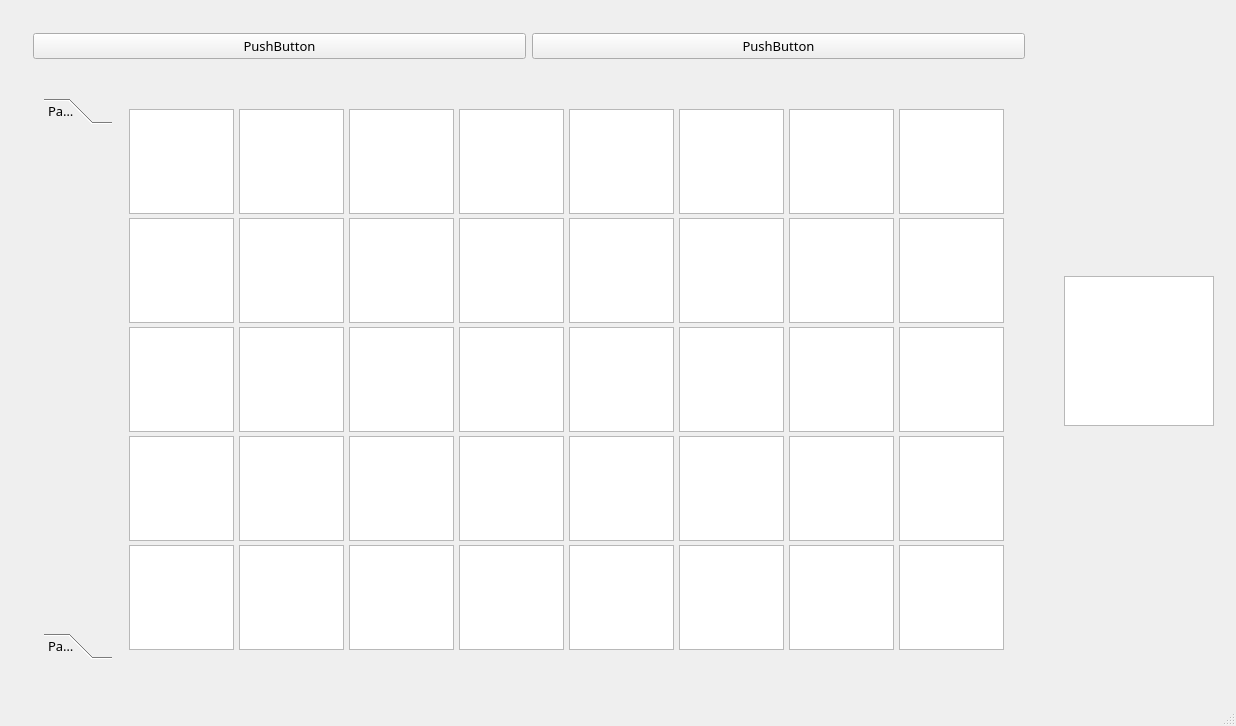
<?xml version="1.0" encoding="UTF-8"?>
<ui version="4.0">
 <class>MainWindow</class>
 <widget class="QMainWindow" name="MainWindow">
  <property name="geometry">
   <rect>
    <x>0</x>
    <y>0</y>
    <width>1220</width>
    <height>706</height>
   </rect>
  </property>
  <property name="font">
   <font>
    <family>宋体</family>
    <pointsize>10</pointsize>
   </font>
  </property>
  <property name="windowTitle">
   <string>TCP Server</string>
  </property>
  <widget class="QWidget" name="centralWidget">
   <layout class="QHBoxLayout" name="horizontalLayout">
    <item>
     <widget class="QWidget" name="widget" native="true">
      <layout class="QVBoxLayout" name="verticalLayout_2">
       <item>
        <widget class="QWidget" name="widget_2" native="true">
         <layout class="QHBoxLayout" name="horizontalLayout_3">
          <item>
           <widget class="QPushButton" name="pushButton">
            <property name="text">
             <string>PushButton</string>
            </property>
           </widget>
          </item>
          <item>
           <widget class="QPushButton" name="pushButton_2">
            <property name="text">
             <string>PushButton</string>
            </property>
           </widget>
          </item>
         </layout>
        </widget>
       </item>
       <item>
        <widget class="QStackedWidget" name="stackedWidget">
         <widget class="QWidget" name="page_7">
          <layout class="QHBoxLayout" name="horizontalLayout_6">
           <item>
            <widget class="QWidget" name="widget_4" native="true">
             <property name="minimumSize">
              <size>
               <width>992</width>
               <height>583</height>
              </size>
             </property>
             <layout class="QHBoxLayout" name="horizontalLayout_5">
              <item>
               <widget class="Scene_Tool_Box" name="m_scenes_book_2">
                <property name="currentIndex">
                 <number>0</number>
                </property>
                <widget class="QWidget" name="page_9">
                 <property name="geometry">
                  <rect>
                   <x>0</x>
                   <y>0</y>
                   <width>68</width>
                   <height>513</height>
                  </rect>
                 </property>
                 <attribute name="label">
                  <string>Page 1</string>
                 </attribute>
                </widget>
                <widget class="QWidget" name="page_10">
                 <property name="geometry">
                  <rect>
                   <x>0</x>
                   <y>0</y>
                   <width>68</width>
                   <height>513</height>
                  </rect>
                 </property>
                 <attribute name="label">
                  <string>Page 2</string>
                 </attribute>
                </widget>
               </widget>
              </item>
              <item>
               <widget class="Scene_Stack" name="m_scenes_stack_2">
                <property name="minimumSize">
                 <size>
                  <width>700</width>
                  <height>521</height>
                 </size>
                </property>
                <property name="currentIndex">
                 <number>1</number>
                </property>
                <widget class="QWidget" name="page_11"/>
                <widget class="QWidget" name="page_12">
                 <layout class="QGridLayout" name="gridLayout_2">
                  <item row="0" column="0">
                   <widget class="QGraphicsView" name="graphicsView_41">
                    <property name="minimumSize">
                     <size>
                      <width>105</width>
                      <height>105</height>
                     </size>
                    </property>
                    <property name="maximumSize">
                     <size>
                      <width>105</width>
                      <height>105</height>
                     </size>
                    </property>
                   </widget>
                  </item>
                  <item row="0" column="1">
                   <widget class="QGraphicsView" name="graphicsView_42">
                    <property name="minimumSize">
                     <size>
                      <width>105</width>
                      <height>105</height>
                     </size>
                    </property>
                    <property name="maximumSize">
                     <size>
                      <width>105</width>
                      <height>105</height>
                     </size>
                    </property>
                   </widget>
                  </item>
                  <item row="0" column="2">
                   <widget class="QGraphicsView" name="graphicsView_43">
                    <property name="minimumSize">
                     <size>
                      <width>105</width>
                      <height>105</height>
                     </size>
                    </property>
                    <property name="maximumSize">
                     <size>
                      <width>105</width>
                      <height>105</height>
                     </size>
                    </property>
                   </widget>
                  </item>
                  <item row="0" column="3">
                   <widget class="QGraphicsView" name="graphicsView_44">
                    <property name="minimumSize">
                     <size>
                      <width>105</width>
                      <height>105</height>
                     </size>
                    </property>
                    <property name="maximumSize">
                     <size>
                      <width>105</width>
                      <height>105</height>
                     </size>
                    </property>
                   </widget>
                  </item>
                  <item row="0" column="4">
                   <widget class="QGraphicsView" name="graphicsView_45">
                    <property name="minimumSize">
                     <size>
                      <width>105</width>
                      <height>105</height>
                     </size>
                    </property>
                    <property name="maximumSize">
                     <size>
                      <width>105</width>
                      <height>105</height>
                     </size>
                    </property>
                   </widget>
                  </item>
                  <item row="0" column="5">
                   <widget class="QGraphicsView" name="graphicsView_46">
                    <property name="minimumSize">
                     <size>
                      <width>105</width>
                      <height>105</height>
                     </size>
                    </property>
                    <property name="maximumSize">
                     <size>
                      <width>105</width>
                      <height>105</height>
                     </size>
                    </property>
                   </widget>
                  </item>
                  <item row="0" column="6">
                   <widget class="QGraphicsView" name="graphicsView_47">
                    <property name="minimumSize">
                     <size>
                      <width>105</width>
                      <height>105</height>
                     </size>
                    </property>
                    <property name="maximumSize">
                     <size>
                      <width>105</width>
                      <height>105</height>
                     </size>
                    </property>
                   </widget>
                  </item>
                  <item row="0" column="7">
                   <widget class="QGraphicsView" name="graphicsView_48">
                    <property name="minimumSize">
                     <size>
                      <width>105</width>
                      <height>105</height>
                     </size>
                    </property>
                    <property name="maximumSize">
                     <size>
                      <width>105</width>
                      <height>105</height>
                     </size>
                    </property>
                   </widget>
                  </item>
                  <item row="1" column="0">
                   <widget class="QGraphicsView" name="graphicsView_49">
                    <property name="minimumSize">
                     <size>
                      <width>105</width>
                      <height>105</height>
                     </size>
                    </property>
                    <property name="maximumSize">
                     <size>
                      <width>105</width>
                      <height>105</height>
                     </size>
                    </property>
                   </widget>
                  </item>
                  <item row="1" column="1">
                   <widget class="QGraphicsView" name="graphicsView_50">
                    <property name="minimumSize">
                     <size>
                      <width>105</width>
                      <height>105</height>
                     </size>
                    </property>
                    <property name="maximumSize">
                     <size>
                      <width>105</width>
                      <height>105</height>
                     </size>
                    </property>
                   </widget>
                  </item>
                  <item row="1" column="2">
                   <widget class="QGraphicsView" name="graphicsView_51">
                    <property name="minimumSize">
                     <size>
                      <width>105</width>
                      <height>105</height>
                     </size>
                    </property>
                    <property name="maximumSize">
                     <size>
                      <width>105</width>
                      <height>105</height>
                     </size>
                    </property>
                   </widget>
                  </item>
                  <item row="1" column="3">
                   <widget class="QGraphicsView" name="graphicsView_52">
                    <property name="minimumSize">
                     <size>
                      <width>105</width>
                      <height>105</height>
                     </size>
                    </property>
                    <property name="maximumSize">
                     <size>
                      <width>105</width>
                      <height>105</height>
                     </size>
                    </property>
                   </widget>
                  </item>
                  <item row="1" column="4">
                   <widget class="QGraphicsView" name="graphicsView_53">
                    <property name="minimumSize">
                     <size>
                      <width>105</width>
                      <height>105</height>
                     </size>
                    </property>
                    <property name="maximumSize">
                     <size>
                      <width>105</width>
                      <height>105</height>
                     </size>
                    </property>
                   </widget>
                  </item>
                  <item row="1" column="5">
                   <widget class="QGraphicsView" name="graphicsView_54">
                    <property name="minimumSize">
                     <size>
                      <width>105</width>
                      <height>105</height>
                     </size>
                    </property>
                    <property name="maximumSize">
                     <size>
                      <width>105</width>
                      <height>105</height>
                     </size>
                    </property>
                   </widget>
                  </item>
                  <item row="1" column="6">
                   <widget class="QGraphicsView" name="graphicsView_55">
                    <property name="minimumSize">
                     <size>
                      <width>105</width>
                      <height>105</height>
                     </size>
                    </property>
                    <property name="maximumSize">
                     <size>
                      <width>105</width>
                      <height>105</height>
                     </size>
                    </property>
                   </widget>
                  </item>
                  <item row="1" column="7">
                   <widget class="QGraphicsView" name="graphicsView_56">
                    <property name="minimumSize">
                     <size>
                      <width>105</width>
                      <height>105</height>
                     </size>
                    </property>
                    <property name="maximumSize">
                     <size>
                      <width>105</width>
                      <height>105</height>
                     </size>
                    </property>
                   </widget>
                  </item>
                  <item row="2" column="0">
                   <widget class="QGraphicsView" name="graphicsView_57">
                    <property name="minimumSize">
                     <size>
                      <width>105</width>
                      <height>105</height>
                     </size>
                    </property>
                    <property name="maximumSize">
                     <size>
                      <width>105</width>
                      <height>105</height>
                     </size>
                    </property>
                   </widget>
                  </item>
                  <item row="2" column="1">
                   <widget class="QGraphicsView" name="graphicsView_58">
                    <property name="minimumSize">
                     <size>
                      <width>105</width>
                      <height>105</height>
                     </size>
                    </property>
                    <property name="maximumSize">
                     <size>
                      <width>105</width>
                      <height>105</height>
                     </size>
                    </property>
                   </widget>
                  </item>
                  <item row="2" column="2">
                   <widget class="QGraphicsView" name="graphicsView_59">
                    <property name="minimumSize">
                     <size>
                      <width>105</width>
                      <height>105</height>
                     </size>
                    </property>
                    <property name="maximumSize">
                     <size>
                      <width>105</width>
                      <height>105</height>
                     </size>
                    </property>
                   </widget>
                  </item>
                  <item row="2" column="3">
                   <widget class="QGraphicsView" name="graphicsView_60">
                    <property name="minimumSize">
                     <size>
                      <width>105</width>
                      <height>105</height>
                     </size>
                    </property>
                    <property name="maximumSize">
                     <size>
                      <width>105</width>
                      <height>105</height>
                     </size>
                    </property>
                   </widget>
                  </item>
                  <item row="2" column="4">
                   <widget class="QGraphicsView" name="graphicsView_61">
                    <property name="minimumSize">
                     <size>
                      <width>105</width>
                      <height>105</height>
                     </size>
                    </property>
                    <property name="maximumSize">
                     <size>
                      <width>105</width>
                      <height>105</height>
                     </size>
                    </property>
                   </widget>
                  </item>
                  <item row="2" column="5">
                   <widget class="QGraphicsView" name="graphicsView_62">
                    <property name="minimumSize">
                     <size>
                      <width>105</width>
                      <height>105</height>
                     </size>
                    </property>
                    <property name="maximumSize">
                     <size>
                      <width>105</width>
                      <height>105</height>
                     </size>
                    </property>
                   </widget>
                  </item>
                  <item row="2" column="6">
                   <widget class="QGraphicsView" name="graphicsView_63">
                    <property name="minimumSize">
                     <size>
                      <width>105</width>
                      <height>105</height>
                     </size>
                    </property>
                    <property name="maximumSize">
                     <size>
                      <width>105</width>
                      <height>105</height>
                     </size>
                    </property>
                   </widget>
                  </item>
                  <item row="2" column="7">
                   <widget class="QGraphicsView" name="graphicsView_64">
                    <property name="minimumSize">
                     <size>
                      <width>105</width>
                      <height>105</height>
                     </size>
                    </property>
                    <property name="maximumSize">
                     <size>
                      <width>105</width>
                      <height>105</height>
                     </size>
                    </property>
                   </widget>
                  </item>
                  <item row="3" column="0">
                   <widget class="QGraphicsView" name="graphicsView_65">
                    <property name="minimumSize">
                     <size>
                      <width>105</width>
                      <height>105</height>
                     </size>
                    </property>
                    <property name="maximumSize">
                     <size>
                      <width>105</width>
                      <height>105</height>
                     </size>
                    </property>
                   </widget>
                  </item>
                  <item row="3" column="1">
                   <widget class="QGraphicsView" name="graphicsView_66">
                    <property name="minimumSize">
                     <size>
                      <width>105</width>
                      <height>105</height>
                     </size>
                    </property>
                    <property name="maximumSize">
                     <size>
                      <width>105</width>
                      <height>105</height>
                     </size>
                    </property>
                   </widget>
                  </item>
                  <item row="3" column="2">
                   <widget class="QGraphicsView" name="graphicsView_67">
                    <property name="minimumSize">
                     <size>
                      <width>105</width>
                      <height>105</height>
                     </size>
                    </property>
                    <property name="maximumSize">
                     <size>
                      <width>105</width>
                      <height>105</height>
                     </size>
                    </property>
                   </widget>
                  </item>
                  <item row="3" column="3">
                   <widget class="QGraphicsView" name="graphicsView_68">
                    <property name="minimumSize">
                     <size>
                      <width>105</width>
                      <height>105</height>
                     </size>
                    </property>
                    <property name="maximumSize">
                     <size>
                      <width>105</width>
                      <height>105</height>
                     </size>
                    </property>
                   </widget>
                  </item>
                  <item row="3" column="4">
                   <widget class="QGraphicsView" name="graphicsView_69">
                    <property name="minimumSize">
                     <size>
                      <width>105</width>
                      <height>105</height>
                     </size>
                    </property>
                    <property name="maximumSize">
                     <size>
                      <width>105</width>
                      <height>105</height>
                     </size>
                    </property>
                   </widget>
                  </item>
                  <item row="3" column="5">
                   <widget class="QGraphicsView" name="graphicsView_70">
                    <property name="minimumSize">
                     <size>
                      <width>105</width>
                      <height>105</height>
                     </size>
                    </property>
                    <property name="maximumSize">
                     <size>
                      <width>105</width>
                      <height>105</height>
                     </size>
                    </property>
                   </widget>
                  </item>
                  <item row="3" column="6">
                   <widget class="QGraphicsView" name="graphicsView_71">
                    <property name="minimumSize">
                     <size>
                      <width>105</width>
                      <height>105</height>
                     </size>
                    </property>
                    <property name="maximumSize">
                     <size>
                      <width>105</width>
                      <height>105</height>
                     </size>
                    </property>
                   </widget>
                  </item>
                  <item row="3" column="7">
                   <widget class="QGraphicsView" name="graphicsView_72">
                    <property name="minimumSize">
                     <size>
                      <width>105</width>
                      <height>105</height>
                     </size>
                    </property>
                    <property name="maximumSize">
                     <size>
                      <width>105</width>
                      <height>105</height>
                     </size>
                    </property>
                   </widget>
                  </item>
                  <item row="4" column="0">
                   <widget class="QGraphicsView" name="graphicsView_73">
                    <property name="minimumSize">
                     <size>
                      <width>105</width>
                      <height>105</height>
                     </size>
                    </property>
                    <property name="maximumSize">
                     <size>
                      <width>105</width>
                      <height>105</height>
                     </size>
                    </property>
                   </widget>
                  </item>
                  <item row="4" column="1">
                   <widget class="QGraphicsView" name="graphicsView_74">
                    <property name="minimumSize">
                     <size>
                      <width>105</width>
                      <height>105</height>
                     </size>
                    </property>
                    <property name="maximumSize">
                     <size>
                      <width>105</width>
                      <height>105</height>
                     </size>
                    </property>
                   </widget>
                  </item>
                  <item row="4" column="2">
                   <widget class="QGraphicsView" name="graphicsView_75">
                    <property name="minimumSize">
                     <size>
                      <width>105</width>
                      <height>105</height>
                     </size>
                    </property>
                    <property name="maximumSize">
                     <size>
                      <width>105</width>
                      <height>105</height>
                     </size>
                    </property>
                   </widget>
                  </item>
                  <item row="4" column="3">
                   <widget class="QGraphicsView" name="graphicsView_76">
                    <property name="minimumSize">
                     <size>
                      <width>105</width>
                      <height>105</height>
                     </size>
                    </property>
                    <property name="maximumSize">
                     <size>
                      <width>105</width>
                      <height>105</height>
                     </size>
                    </property>
                   </widget>
                  </item>
                  <item row="4" column="4">
                   <widget class="QGraphicsView" name="graphicsView_77">
                    <property name="minimumSize">
                     <size>
                      <width>105</width>
                      <height>105</height>
                     </size>
                    </property>
                    <property name="maximumSize">
                     <size>
                      <width>105</width>
                      <height>105</height>
                     </size>
                    </property>
                   </widget>
                  </item>
                  <item row="4" column="5">
                   <widget class="QGraphicsView" name="graphicsView_78">
                    <property name="minimumSize">
                     <size>
                      <width>105</width>
                      <height>105</height>
                     </size>
                    </property>
                    <property name="maximumSize">
                     <size>
                      <width>105</width>
                      <height>105</height>
                     </size>
                    </property>
                   </widget>
                  </item>
                  <item row="4" column="6">
                   <widget class="QGraphicsView" name="graphicsView_79">
                    <property name="minimumSize">
                     <size>
                      <width>105</width>
                      <height>105</height>
                     </size>
                    </property>
                    <property name="maximumSize">
                     <size>
                      <width>105</width>
                      <height>105</height>
                     </size>
                    </property>
                   </widget>
                  </item>
                  <item row="4" column="7">
                   <widget class="QGraphicsView" name="graphicsView_80">
                    <property name="minimumSize">
                     <size>
                      <width>105</width>
                      <height>105</height>
                     </size>
                    </property>
                    <property name="maximumSize">
                     <size>
                      <width>105</width>
                      <height>105</height>
                     </size>
                    </property>
                   </widget>
                  </item>
                 </layout>
                </widget>
               </widget>
              </item>
             </layout>
            </widget>
           </item>
          </layout>
         </widget>
         <widget class="QWidget" name="page_8"/>
        </widget>
       </item>
      </layout>
     </widget>
    </item>
    <item>
     <widget class="QWidget" name="widget_3" native="true">
      <layout class="QHBoxLayout" name="horizontalLayout_4">
       <item>
        <widget class="output_panel" name="display_view">
         <property name="minimumSize">
          <size>
           <width>150</width>
           <height>0</height>
          </size>
         </property>
         <property name="maximumSize">
          <size>
           <width>150</width>
           <height>150</height>
          </size>
         </property>
        </widget>
       </item>
      </layout>
     </widget>
    </item>
   </layout>
  </widget>
  <widget class="QStatusBar" name="statusBar"/>
  <action name="actStart">
   <property name="icon">
    <iconset resource="res.qrc">
     <normaloff>:/images/images/620.bmp</normaloff>:/images/images/620.bmp</iconset>
   </property>
   <property name="text">
    <string>开始监听</string>
   </property>
   <property name="toolTip">
    <string>开始监听</string>
   </property>
  </action>
  <action name="actStop">
   <property name="enabled">
    <bool>false</bool>
   </property>
   <property name="icon">
    <iconset resource="res.qrc">
     <normaloff>:/images/images/624.bmp</normaloff>:/images/images/624.bmp</iconset>
   </property>
   <property name="text">
    <string>停止监听</string>
   </property>
   <property name="toolTip">
    <string>停止监听</string>
   </property>
  </action>
  <action name="actQuit">
   <property name="icon">
    <iconset resource="res.qrc">
     <normaloff>:/images/images/132.bmp</normaloff>:/images/images/132.bmp</iconset>
   </property>
   <property name="text">
    <string>退出</string>
   </property>
   <property name="toolTip">
    <string>退出本程序</string>
   </property>
  </action>
  <action name="actClear">
   <property name="icon">
    <iconset resource="res.qrc">
     <normaloff>:/images/images/212.bmp</normaloff>:/images/images/212.bmp</iconset>
   </property>
   <property name="text">
    <string>清空文本框</string>
   </property>
   <property name="toolTip">
    <string>清空文本框</string>
   </property>
  </action>
  <action name="actHostInfo">
   <property name="icon">
    <iconset resource="res.qrc">
     <normaloff>:/images/images/110.JPG</normaloff>:/images/images/110.JPG</iconset>
   </property>
   <property name="text">
    <string>本机地址</string>
   </property>
   <property name="toolTip">
    <string>获取本机地址</string>
   </property>
  </action>
  <action name="hardware">
   <property name="checkable">
    <bool>true</bool>
   </property>
   <property name="text">
    <string>激光灯和控制器硬件</string>
   </property>
   <property name="visible">
    <bool>true</bool>
   </property>
  </action>
 </widget>
 <layoutdefault spacing="6" margin="11"/>
 <customwidgets>
  <customwidget>
   <class>Scene_Tool_Box</class>
   <extends>QToolBox</extends>
   <header>scene_tool_box.h</header>
   <container>1</container>
  </customwidget>
  <customwidget>
   <class>Scene_Stack</class>
   <extends>QStackedWidget</extends>
   <header>scene_tool_box.h</header>
   <container>1</container>
  </customwidget>
  <customwidget>
   <class>output_panel</class>
   <extends>QGraphicsView</extends>
   <header>output_panel.h</header>
  </customwidget>
 </customwidgets>
 <resources>
  <include location="res.qrc"/>
 </resources>
 <connections>
  <connection>
   <sender>actQuit</sender>
   <signal>triggered()</signal>
   <receiver>MainWindow</receiver>
   <slot>close()</slot>
   <hints>
    <hint type="sourcelabel">
     <x>-1</x>
     <y>-1</y>
    </hint>
    <hint type="destinationlabel">
     <x>214</x>
     <y>164</y>
    </hint>
   </hints>
  </connection>
 </connections>
</ui>
